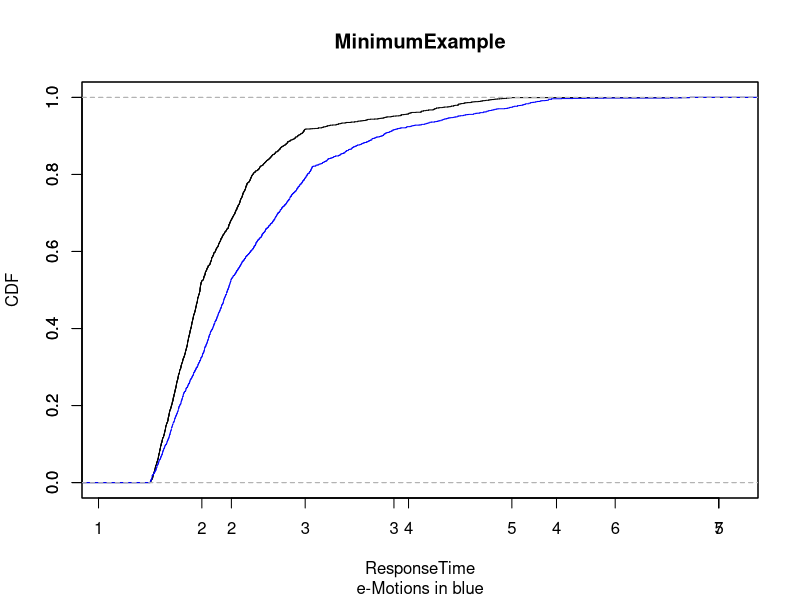

Generate this figure with R:
print("MinimumExample with DoublePDF and OpenWorkload = 2")

minimumPCM = read.csv2("PalladioResults/MinimumExample_DoublePDF_2_4000.csv", header=F, dec=".")
minimumEmotions = read.csv2("MaudeResults/result_4000tu_DoublePDF_ow_2.txt", header=F, dec=".")
ks.test(minimumPCM[,1], minimumEmotions[,1])

png('outME_DoublePDF_ow_2.png')
plot(ecdf(minimumPCM[,1]), main="", xlab="", ylab="")
par(new=TRUE)
plot(ecdf(minimumEmotions[,1]), main="", xlab="", ylab="", col="blue")
title(main="MinimumExample", sub="e-Motions in blue",
	xlab="ResponseTime", ylab="CDF")


